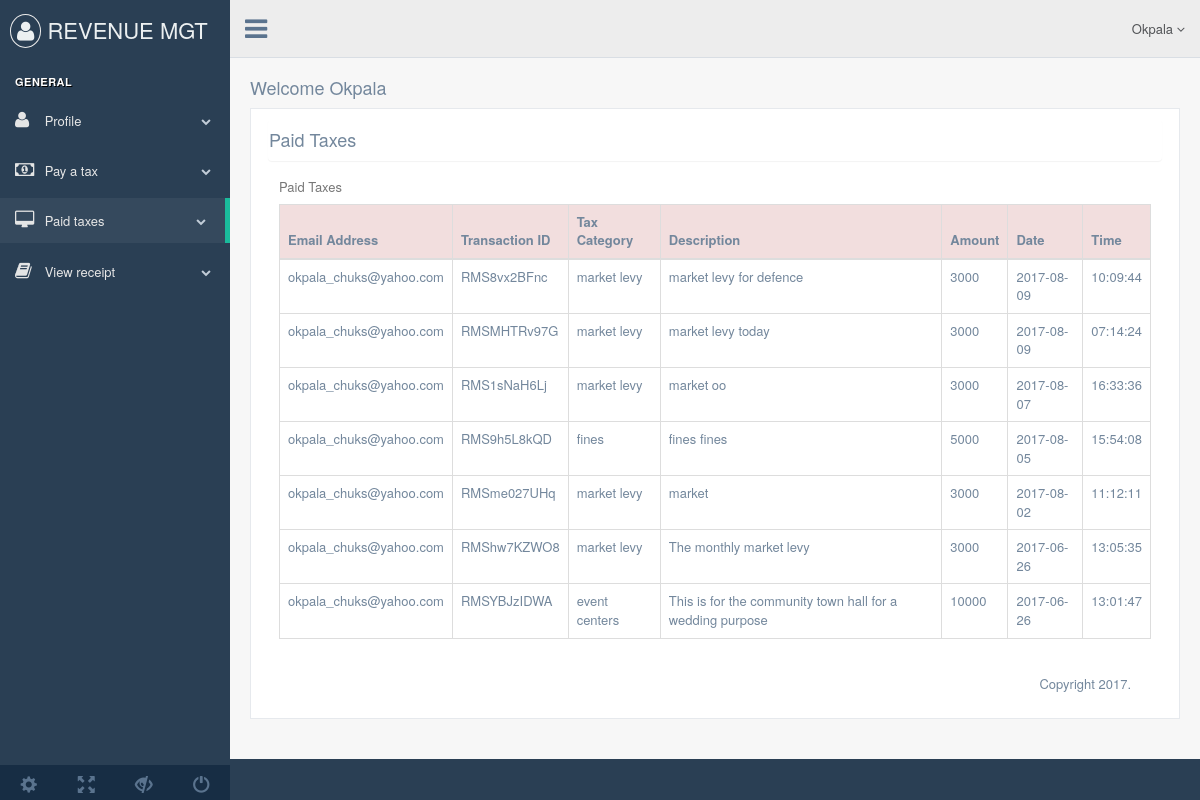
/paidtaxes.php (signed in), run on the app's committed database.
### tables this page shows
CREATE TABLE `payment` (
  `payment_id` int(11) NOT NULL,
  `email_address` varchar(200) NOT NULL,
  `transaction_id` varchar(100) NOT NULL,
  `taxcategory` varchar(200) NOT NULL,
  `description` text NOT NULL,
  `amount` varchar(200) NOT NULL,
  `datetime` timestamp NOT NULL DEFAULT CURRENT_TIMESTAMP ON UPDATE CURRENT_TIMESTAMP
);

### classes/adminclass.php (called while the page is built, shortened)
<?php
class Admin
{
  private $serverName,$dbname,$user,$dbpass;
  public function setDatabase($serverName,$dbname,$user,$dbpass){
    $this->serverName = $serverName;
    $this->dbname = $dbname;
    $this->user = $user;
    $this->dbpass = $dbpass;
  }
  public function fetchPaidTaxes($query){
    try {
      $connectDB = new PDO("mysql:host=$this->serverName;dbname=$this->dbname",$this->user,$this->dbpass);
      $stmt = $connectDB->prepare($query);
      $stmt->execute();
      return $stmt->fetchAll();
    } catch (PDOException $e) {
      throw new Exception($e->getMessage());
    }
  }
}
 ?>

### paidtaxes.php (the view, shortened to what this page needs)
<?php
  if(!isset($_SESSION["surname"])){
    header("Location:login.php");
  }
  else{
?>
<!DOCTYPE html>
<html lang="en">
  <head>
    <link href="vendors/bootstrap/dist/css/bootstrap.min.css" rel="stylesheet">
    <link href="vendors/font-awesome/css/font-awesome.min.css" rel="stylesheet">
    <link href="vendors/nprogress/nprogress.css" rel="stylesheet">
    <link href="build/css/custom.min.css" rel="stylesheet">
  </head>
  <body class="nav-md">
    <div class="container body">
      <div class="main_container">
        <div class="col-md-3 left_col menu_fixed">
          <div class="left_col scroll-view">
            <div class="navbar nav_title" style="border: 0;">
              <a href="in" class="site_title"><i class="fa fa-user"></i> <span>REVENUE MGT SYSTEM</span></a>
            </div>
            <br />
            <div id="sidebar-menu" class="main_menu_side hidden-print main_menu">
              <div class="menu_section">
                <h3>General</h3>
                <ul class="nav side-menu">
                  <li><a href="profile.php"><i class="fa fa-user"></i> Profile <span class="fa fa-chevron-down"></span></a></li>
                  <li><a href="paytax.php"><i class="fa fa-money"></i> Pay a tax <span class="fa fa-chevron-down"></span></a></li>
                  <li><a href="paidtaxes.php"><i class="fa fa-desktop"></i> Paid taxes<span class="fa fa-chevron-down"></span></a></li>
                  <li><a href="viewreceipt.php"><i class="fa fa-book"></i> View receipt <span class="fa fa-chevron-down"></span></a></li>
                </ul>
              </div>
            </div>
            <div class="sidebar-footer hidden-small">
              <a data-toggle="tooltip" data-placement="top" title="Settings">
                <span class="glyphicon glyphicon-cog" aria-hidden="true"></span>
              </a>
              <a data-toggle="tooltip" data-placement="top" title="FullScreen">
                <span class="glyphicon glyphicon-fullscreen" aria-hidden="true"></span>
              </a>
              <a data-toggle="tooltip" data-placement="top" title="Lock">
                <span class="glyphicon glyphicon-eye-close" aria-hidden="true"></span>
              </a>
              <a data-toggle="tooltip" data-placement="top" title="Logout" href="logout.php">
                <span class="glyphicon glyphicon-off" aria-hidden="true"></span>
              </a>
            </div>
          </div>
        </div>
        <div class="top_nav">
          <div class="nav_menu">
            <nav>
              <div class="nav toggle">
                <a id="menu_toggle"><i class="fa fa-bars"></i></a>
              </div>
              <ul class="nav navbar-nav navbar-right">
                <li class="">
                  <a href="javascript:;" class="user-profile dropdown-toggle" data-toggle="dropdown" aria-expanded="false">
                    <?php
                    echo "<span alt=''>"; echo $_SESSION['surname']; "</span>";
                    ?>
                    <span class=" fa fa-angle-down"></span>
                  </a>
                </li>
              </ul>
            </nav>
          </div>
        </div>
        <div class="right_col" role="main">
          <div class="">
            <div class="page-title">
              <div class="title_left">
                <?php
                  echo "<h4>" . "Welcome ". $_SESSION['surname']. "</h4>";
                ?>
              </div>
            </div>
            <div class="clearfix"></div>
            <div class="row">
              <div class="col-md-12">
                <div class="x_panel">
                  <div class="panel">
                    <h4>
                      Paid Taxes
                    </h4>
                    <div class="col-md-12" style="margin-top:1%; height:100%;">
                          <?php
                            require_once("classes/database.php");
                            require_once("classes/adminclass.php");
                            $object = new Admin();
                            $object->setDatabase($serverName,$dbname,$user,$dbpass);
                            $object->getDatabase();
                            $object->connDatabase();
                            $emailSession = $_SESSION['email'];
                            $paidTaxes = $object->fetchPaidTaxes("SELECT * FROM payment WHERE email_address ='$emailSession' ORDER BY payment_id DESC");
                            if (count($paidTaxes)== 0) {
                              echo "<div class='well'>
                                <h3 style='color:#b14'>Message: You have not paid any tax yet!</h3>
                              </div>";
                            }
                            else {
                          ?>
                          <table class="table table-hover table-responsive table-bordered">
                            <caption>Paid Taxes</caption>
                            <thead>
                            <tr class="danger">
                              <th>Email Address</th>
                              <th>Transaction ID</th>
                              <th>Tax Category</th>
                              <th>Description</th>
                              <th>Amount</th>
                              <th>Date</th>
                              <th>Time</th>
                            </tr>
                            </thead>
                            <tbody>
                          <?php
                            foreach ($paidTaxes as $value) {
                              $email = $value['email_address'];
                              $transaction_id = $value['transaction_id'];
                              $taxcategory = $value['taxcategory'];
                              $description = $value['description'];
                              $amount = $value['amount'];
                              $datetime = $value['datetime'];
                              $newdate = explode(" ",date($datetime));
                              $date = $newdate[0];
                              $time = $newdate[1];
                              echo "<tr>
                              <td>$email</td>
                              <td>$transaction_id</td>
                              <td>$taxcategory</td>
                              <td>$description</td>
                              <td>$amount</td>
                              <td>$date</td>
                              <td>$time</td>
                              <tr>";
                            }
                              }
                           ?>
                        </tbody>
                    </div>
                  </div>
                </div>
              </div>
            </div>
          </div>
        </div>
        <footer>
          <div class="pull-right">
            Copyright 2017.
          </div>
          <div class="clearfix"></div>
        </footer>
      </div>
    </div>
  </body>
</html>
<?php } ?>

### data on the page
payment: email_address "okpala_chuks@yahoo.com", transaction "RMS8vx2BFnc", taxcategory "market levy", description "market levy for defence", amount "3000", datetime "2017-08-09", datetime "10:09:44"
payment: email_address "okpala_chuks@yahoo.com", transaction "RMSMHTRv97G", taxcategory "market levy", description "market levy today", amount "3000", datetime "2017-08-09", datetime "07:14:24"
payment: email_address "okpala_chuks@yahoo.com", transaction "RMS1sNaH6Lj", taxcategory "market levy", description "market oo", amount "3000", datetime "2017-08-07", datetime "16:33:36"
payment: email_address "okpala_chuks@yahoo.com", transaction "RMS9h5L8kQD", taxcategory "fines", description "fines fines", amount "5000", datetime "2017-08-05", datetime "15:54:08"
payment: email_address "okpala_chuks@yahoo.com", transaction "RMSme027UHq", taxcategory "market levy", description "market", amount "3000", datetime "2017-08-02", datetime "11:12:11"
payment: email_address "okpala_chuks@yahoo.com", transaction "RMShw7KZWO8", taxcategory "market levy", description "The monthly market levy", amount "3000", datetime "2017-06-26", datetime "13:05:35"
payment: email_address "okpala_chuks@yahoo.com", transaction "RMSYBJzIDWA", taxcategory "event centers", description "This is for the community town hall for a wedding purpose", amount "10000", datetime "2017-06-26", datetime "13:01:47"

### other printed values
$_SESSION['surname'] "Okpala"
